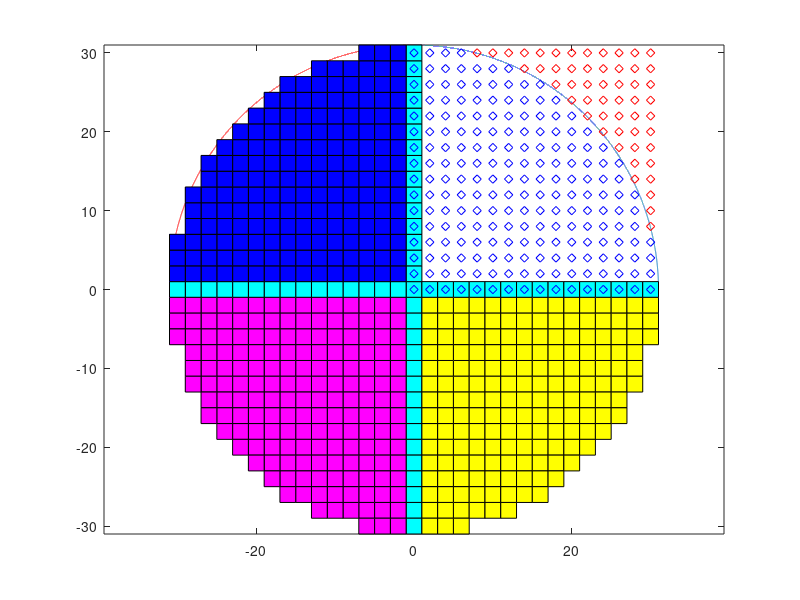

The MATLAB source for this figure: (Note: this script raises an error after producing the figure.)
clear
clc
close all

A = 31; %x axis width
B = 31; %y axis width
C = 51; %z axis width

x_offset = mod(A+1,2); %set the coordinate we start from
y_offset = mod(B+1,2);
z_offset = mod(C+1,2);

% the points are doubled to remove fractional sizes, we will map back later
% start in first octant
fig = figure
X = [0:0.001:A];
Y = sqrt((1-X.^2/A^2)*B^2);
plot(X,Y)
hold on
plot([-X],Y,'r')
axis equal
hold on
%identify target points
inside = [];
outside = [];

for x = [x_offset:2:A-1]
	for y = [y_offset:2:B-1]
		determ = (B^2)*(x^2) + (A^2)*(y^2) - A^2*B^2;
		if determ > 0
			plot(x,y,'rd')
			hold on
			outside(end+1,:) = [x,y];
		else
			corn_x = [x-1,x-1,x+1,x+1,x-1];
			corn_y = [y+1,y-1,y-1,y+1,y+1];
			if x ~= 0 && y~= 0
				%fill(corn_x,corn_y,'g')
				hold on
				fill(-corn_x,corn_y,'b')
				hold on
				fill(-corn_x,-corn_y,'m')
				hold on
				fill(corn_x,-corn_y,'y')
				hold on
			else
				fill(corn_x,corn_y,'c')
				hold on
				fill(-corn_x,-corn_y,'c')
				hold on
			end
			plot(x,y,'bd')
			hold on
			inside(end+1,:) = [x,y];
		end
	end
end
%% Start the reveal
% XY
xy_x_list = [A-1];
xy_y_list = [y_offset];
xy_z_list = [z_offset];
while xy_y_list(end) <= B-2
	[xy_x_list,xy_y_list,xy_z_list] = make_step(xy_x_list,xy_y_list,xy_z_list,A,B,C);
	%there may still be some x error
end
%burn down any remaining x coordinate
while xy_x_list(end) > 1
		xy_x_list(end+1) = xy_x_list(end)- 2;
		xy_y_list(end+1) = xy_y_list(end);
		xy_z_list(end+1) = xy_z_list(end);
end
%END XY
% START XZ
xz_x_list = [A-1];
xz_z_list = [z_offset];
xz_y_list = [y_offset];
while xz_z_list(end) <= C-2
	[xz_x_list,xz_z_list,xz_y_list] = make_step(xz_x_list,xz_z_list,xz_y_list,A,C,B);
	%there may still be some x error
end
%burn down any remaining x coordinate
while xz_x_list(end) > 1
		xz_x_list(end+1) = xz_x_list(end)- 2;
		xz_z_list(end+1) = xz_z_list(end);
		xz_y_list(end+1) = xz_y_list(end);
end
%END XZ
%START YZ
yz_y_list = [B-1];
yz_z_list = [z_offset];
yz_x_list = [x_offset];
while yz_z_list(end) <= C-2
	[yz_y_list,yz_z_list,yz_x_list] = make_step(yz_y_list,yz_z_list,yz_x_list,B,C,A);
	%there may still be some x error
end
%burn down any remaining x coordinate
while yz_y_list(end) > 1
		yz_y_list(end+1) = yz_y_list(end)- 2;
		yz_z_list(end+1) = yz_z_list(end);
		yz_x_list(end+1) = yz_x_list(end);
end
%END YZ
%%Calculate the A and B for each z value
level = [];
z_values = [];
for z = [z_offset:2:C-1]
	x_index = find(xz_z_list==z);
	level(end+1,1) = xz_x_list(x_index(1))+1;
	%find the largest y value 
	y_index = find(yz_z_list==z);
	level(end,2) = yz_y_list(y_index(1))+1;
	z_values(end+1) = z;
end


%% START filling in
x_list = [];
y_list = [];
z_list = [];
for index = 1:length(z_values)
	calc_A = level(index,1);
	calc_B = level(index,2);
	x_list(end+1) = [calc_A-1];
	y_list(end+1) = [y_offset];
	z_list(end+1) = z_values(index);
	while y_list(end) < calc_B-2
		[x_list,y_list,z_list] = make_step(x_list,y_list,z_list,A,B,C);
		%there may still be some x error
	end
	%burn down any remaining x coordinate
	while x_list(end) > 1
			disp('needed')
			disp(x_list(end))
			disp(y_list(end))
			x_list(end+1) = x_list(end)- 2;
			y_list(end+1) = y_list(end);
			z_list(end+1) = z_list(end);
	end
	while length(z_list) < length(x_list)
		z_list(end+1) = z_values(index);
	end
end

% for count = 1:length(x_list)
% 	x = x_list(count);
% 	y = y_list(count);
% 	corn_x = [x-1,x-1,x+1,x+1,x-1];
% 	corn_y = [y+1,y-1,y-1,y+1,y+1];
% 	fill(corn_x,corn_y,'k')
% 	hold on
% end


figure
for count = 1:length(xy_x_list)
	x = xy_x_list(count);
	y = xy_y_list(count);
	z = z_offset;
	plot3(x,y,z,'bd')
	plot3(-x,y,z,'bd')
	plot3(-x,-y,z,'bd')
	plot3(x,-y,z,'bd')

	hold on
	
end

for count = 1:length(xz_x_list)
	x = xz_x_list(count);
	z = xz_z_list(count);
	y = y_offset;
	plot3(x,y,z,'rd')
	plot3(-x,y,z,'rd')
	plot3(-x,y,-z,'rd')
	plot3(x,y,-z,'rd')
	hold on
	
end

for count = 1:length(yz_y_list)
	y = yz_y_list(count);
	z = yz_z_list(count);
	x = x_offset;
	plot3(x,y,z,'gd')
	plot3(x,-y,z,'gd')
	plot3(x,-y,-z,'gd')
	plot3(x,y,-z,'gd')
	hold on
	
end

for count = 1:length(x_list)
	x = x_list(count);
	y = y_list(count);
	z = z_list(count);
	%XY plane
	one_x = [x-1,x-1,x+1,x+1];
	one_y = [y+1,y-1,y-1,y+1];
	one_z = [z+1,z+1,z+1,z+1];
	fill3(one_x,one_y,one_z,'c')
	fill3(one_x,one_y,-one_z,'c')
	%XZ plane
	two_x = [x-1,x-1,x+1,x+1];
	two_y = [y+1,y+1,y+1,y+1];
	two_z = [z+1,z-1,z-1,z+1];
	fill3(two_x,two_y,two_z,'m')
	fill3(two_x,two_y,-two_z,'m')
	%YZ plane
	three_x = [x+1,x+1,x+1,x+1];
	three_y = [y-1,y-1,y+1,y+1];
	three_z = [z+1,z-1,z-1,z+1];
	fill3(three_x,three_y,three_z,'y')
	fill3(three_x,three_y,-three_z,'y')

end

%plot3(x_list,y_list,z_list,'kd')
hold on

axis equal